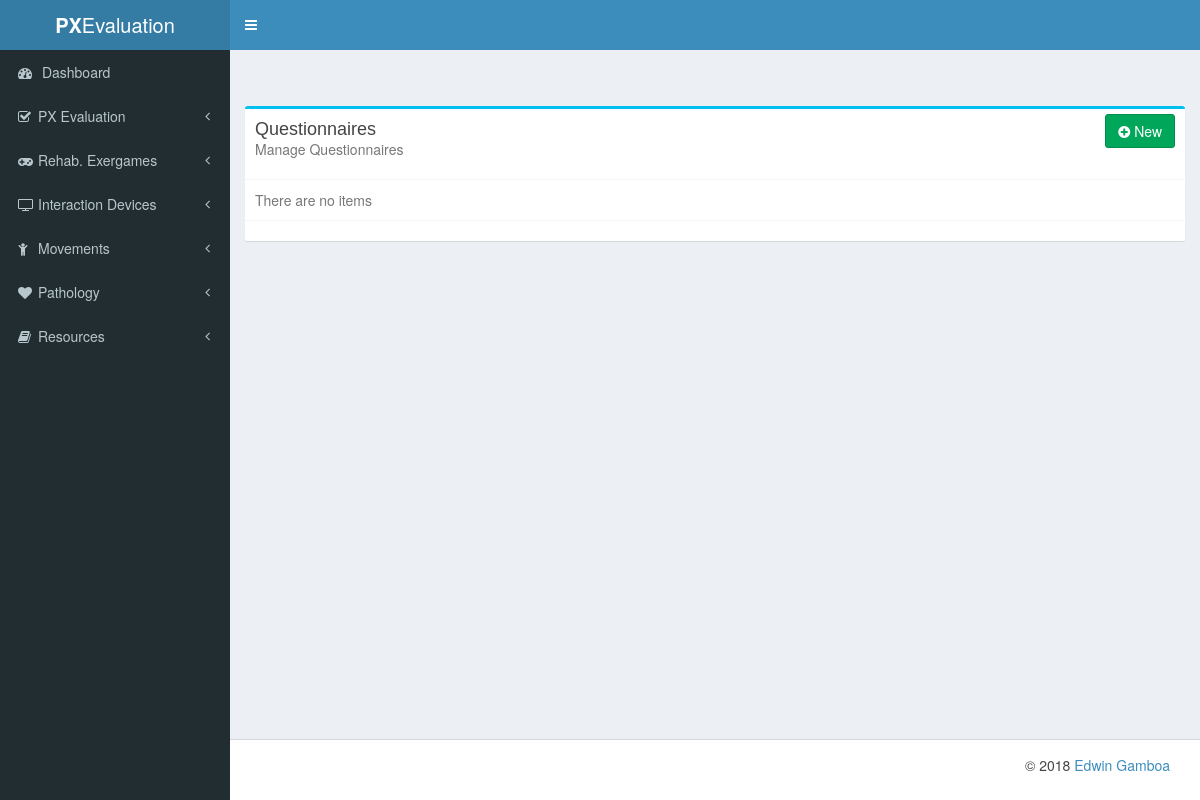
/questionnaire/questionnaire_dev/, run on an earlier commit of the app's database.
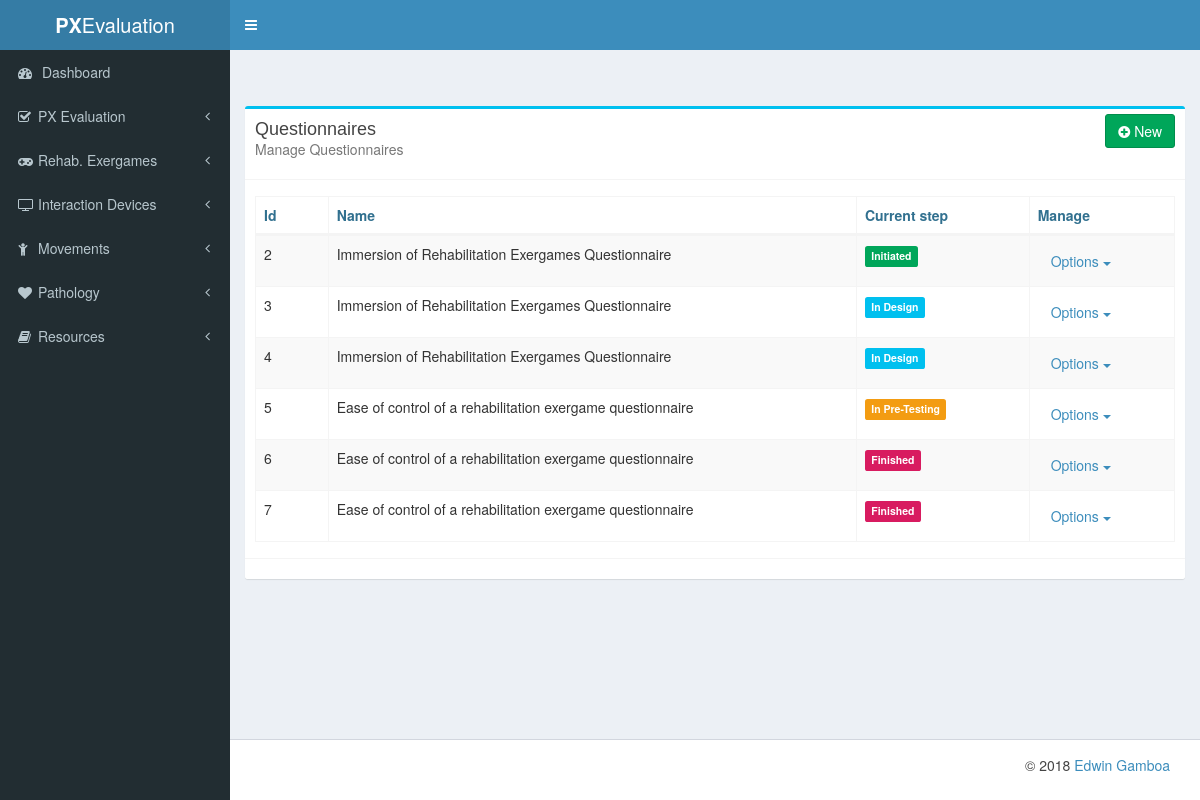
And on a later commit of the database.
### questionnaires_standard/models.py (models this page shows)
class Questionnaire(Instrument):
    evaluation_objective = models.TextField()
    target_respondents = models.TextField()
    questionnaire_document = models.ForeignKey(Resource, related_name='%(class)s_questionnaire_doc', null=True)
    additional_documents = models.ManyToManyField(Resource, related_name='%(class)s_additional_docs', null=True)
    validity = models.CharField(max_length=140)
    validity_measure = models.ForeignKey(Measure, related_name='%(class)s_validity', null=True)
    reliability = models.CharField(max_length=140)
    reliability_measure = models.ForeignKey(Measure, related_name='%(class)s_reliability', null=True)
    pre_testing_report = models.ForeignKey(Resource, related_name='%(class)s_pre_test_report', null=True)
    status = models.CharField(
        max_length=20,
        default=Constants.INIT,
        choices=Constants.QUESTIONNAIRE_STATUS,
    )

### px_evaluation/models.py (models this page shows, shortened)
class Instrument(models.Model):
    name = models.CharField(max_length=140)
    description = models.TextField(blank=True)
    aspects = models.ManyToManyField(Aspect, blank=True)
    methods = models.ManyToManyField(Method, blank=True)
    resources = models.ManyToManyField(Resource, blank=True)

### questionnaires_standard/views.py (the view)
class QuestionnaireList(ListView):
    model = Questionnaire

### templates/questionnaires_standard/questionnaire_list.html (shortened to what this page needs)
{% extends "list_base.html" %}
{% block card_title %}Questionnaires{% endblock card_title %}
{% block card_description %}Manage Questionnaires{% endblock card_description%}
{% block table_head %}
    <tr>
        <th>Id</th>
        <th>Name</th>
        <th>Current step</th>
        <th>Manage</th>
    </tr>
{% endblock table_head %}
{% block table_body %}
    {% for object in object_list %}
        <tr>
            <td>{{ object.id }}</td>
            <td>{{ object.name }}</td>
            <td><span class="label
                    {% if object.status == 'init' %} label-success
                    {% elif object.status == 'in_design' %} label-info
                    {% elif object.status == 'in_pre_test' %} label-warning
                    {% elif object.status == 'finished' %} bg-maroon
                    {% endif %}">{{ object.get_status_display }}</span></td>
            <td>
                <div class="dropdown">
                    <a href="#" class="btn dropdown-toggle" data-toggle="dropdown">
                        Options
                        <b class="caret"></b>
                    </a>
                </div>
            </td>
        </tr>
    {% endfor %}
{% endblock table_body %}
{% block new_url %} {% url 'questionnaire:new' %} {% endblock new_url %}

What changed in the data, as far as the page shows it:
added Questionnaire: id "2", name "Immersion of Rehabilitation Exergames Questionnaire", status "Initiated"
added Questionnaire: id "3", name "Immersion of Rehabilitation Exergames Questionnaire", status "In Design"
added Questionnaire: id "4", name "Immersion of Rehabilitation Exergames Questionnaire", status "In Design"
added Questionnaire: id "5", name "Ease of control of a rehabilitation exergame questionnaire", status "In Pre-Testing"
added Questionnaire: id "6", name "Ease of control of a rehabilitation exergame questionnaire", status "Finished"
added Questionnaire: id "7", name "Ease of control of a rehabilitation exergame questionnaire", status "Finished"
Also different on the page:
text no longer shown: "There are no items"
text now shown: "Id Name Current step Manage"
